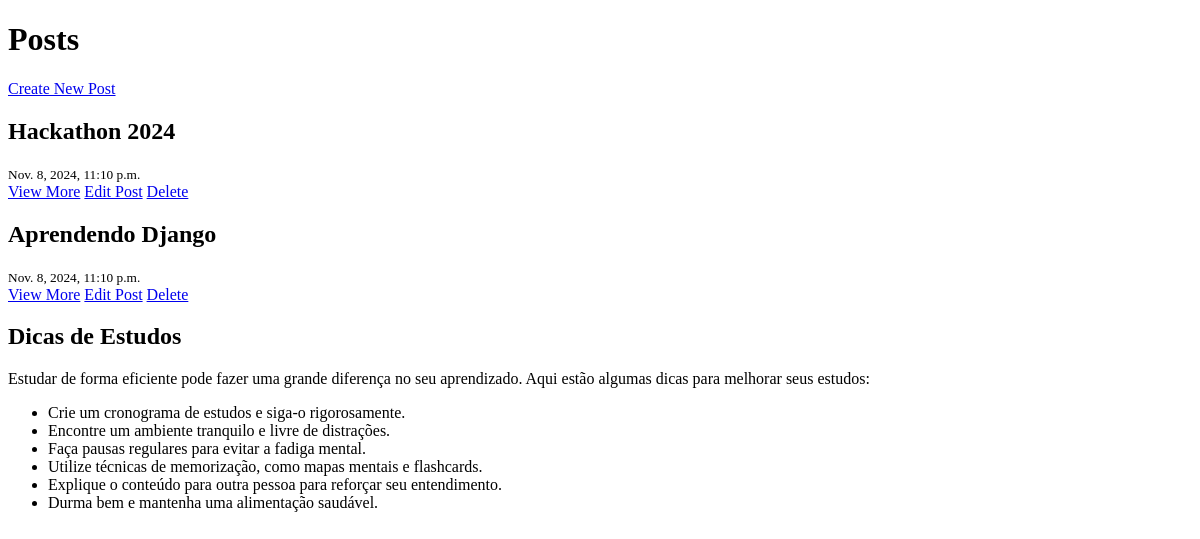
/, run on an earlier commit of the app's database.
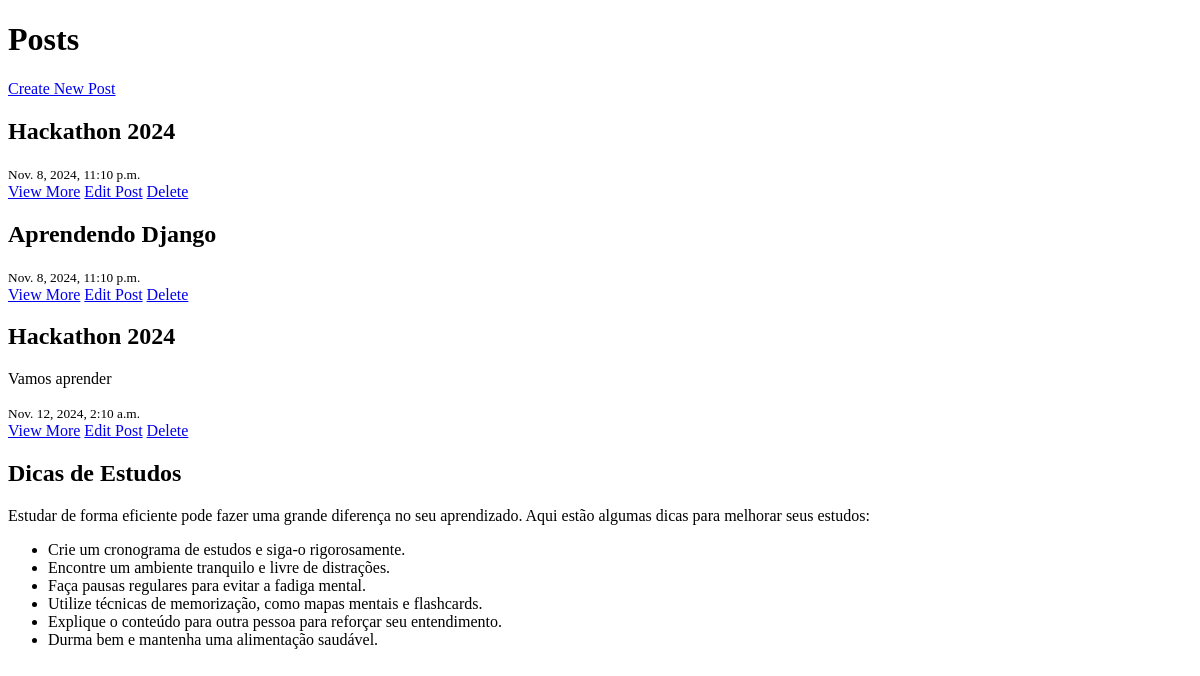
And on a later commit of the database.
### blog/models.py (models this page shows, shortened)
class Post(models.Model):
    title = models.CharField(max_length=200)
    content = models.TextField(default="")
    created_at = models.DateTimeField(default=timezone.now)

### blog/views.py (the view)
# urls.py: path('', views.home, name='home'),
def home(request):
    posts = Post.objects.all()
    return render(request, 'blog/home.html', {'posts': posts})

### blog/templates/blog/home.html (shortened to what this page needs)
<!DOCTYPE html>
<html lang="en">
<head>
</head>
<body>
    <h1>Posts</h1>
    <a href="{% url 'new_post' %}">Create New Post</a>
    {% for post in posts %}
        <div>
            <h2>{{ post.title }}</h2>
            <p>{{ post.content }}</p>
            <small>{{ post.created_at }}</small>
        </div>
        <a href="{% url 'post_detail' post.id%}">View More</a>
        <a href="{% url 'edit_post' post.id%}">Edit Post</a>
        <a href="{% url 'delete_post' post.id%}">Delete</a>
    {% endfor %}
    <h2>Dicas de Estudos</h2>
    <p>Estudar de forma eficiente pode fazer uma grande diferença no seu aprendizado. Aqui estão algumas dicas para melhorar seus estudos:</p>
    <ul>
        <li>Crie um cronograma de estudos e siga-o rigorosamente.</li>
        <li>Encontre um ambiente tranquilo e livre de distrações.</li>
        <li>Faça pausas regulares para evitar a fadiga mental.</li>
        <li>Utilize técnicas de memorização, como mapas mentais e flashcards.</li>
        <li>Explique o conteúdo para outra pessoa para reforçar seu entendimento.</li>
        <li>Durma bem e mantenha uma alimentação saudável.</li>
    </ul>
</body>
</html>

What changed in the data, as far as the page shows it:
added Post: title "Hackathon 2024", content "Vamos aprender", created_at "Nov. 12, 2024, 2:10 a.m."
